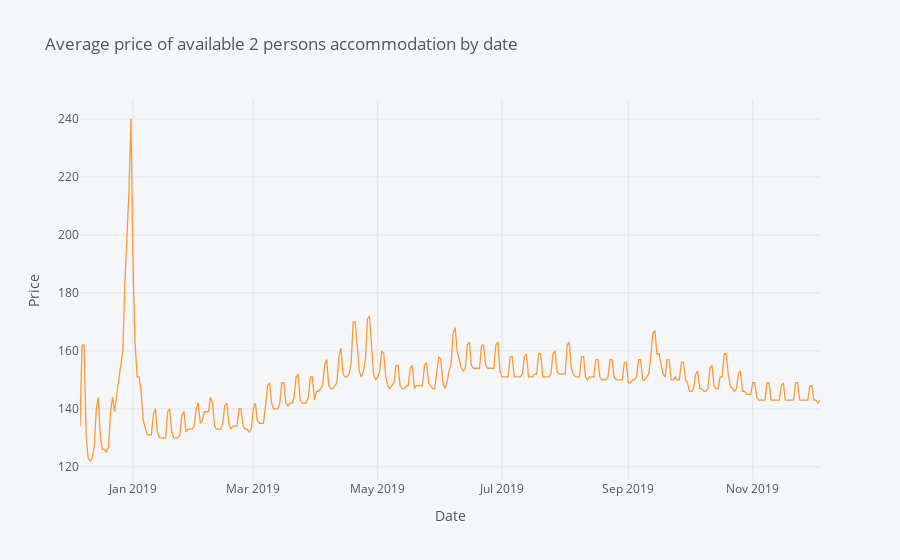

This figure's notebook cell:
### Code cell
#Visualizing average price
average_price = calendar[(calendar.available == "t") & (calendar.accommodates == 2)].groupby(['date']).mean().astype(np.int64).reset_index()
average_price['weekday'] = average_price['date'].dt.day_name()
average_price = average_price.set_index('date')

average_price.iplot(y='price', mode='lines', xTitle='Date', yTitle='Price',
    text='weekday', title='Average price of available 2 persons accommodation by date')

### Figure 1 — Plotly figure (JSON) as saved in the notebook; plotly's stock layout.template omitted (floating-point values rounded to 4 significant figures; data arrays with more than 128 entries replaced by an {"elided": "..."} marker saying what was removed)
{"data": [{"line": {"color": "rgba(255, 153, 51, 1.0)", "dash": "solid", "shape": "linear", "width": 1.3}, "mode": "lines", "name": "price", "text": {"elided": "364 str values"}, "type": "scatter", "x": {"elided": "364 str values"}, "y": {"elided": "364 int values"}}], "layout": {"legend": {"bgcolor": "#F5F6F9", "font": {"color": "#4D5663"}}, "paper_bgcolor": "#F5F6F9", "plot_bgcolor": "#F5F6F9", "title": {"font": {"color": "#4D5663"}, "text": "Average price of available 2 persons accommodation by date"}, "xaxis": {"gridcolor": "#E1E5ED", "showgrid": true, "tickfont": {"color": "#4D5663"}, "title": {"font": {"color": "#4D5663"}, "text": "Date"}, "zerolinecolor": "#E1E5ED"}, "yaxis": {"gridcolor": "#E1E5ED", "showgrid": true, "tickfont": {"color": "#4D5663"}, "title": {"font": {"color": "#4D5663"}, "text": "Price"}, "zerolinecolor": "#E1E5ED"}}}
